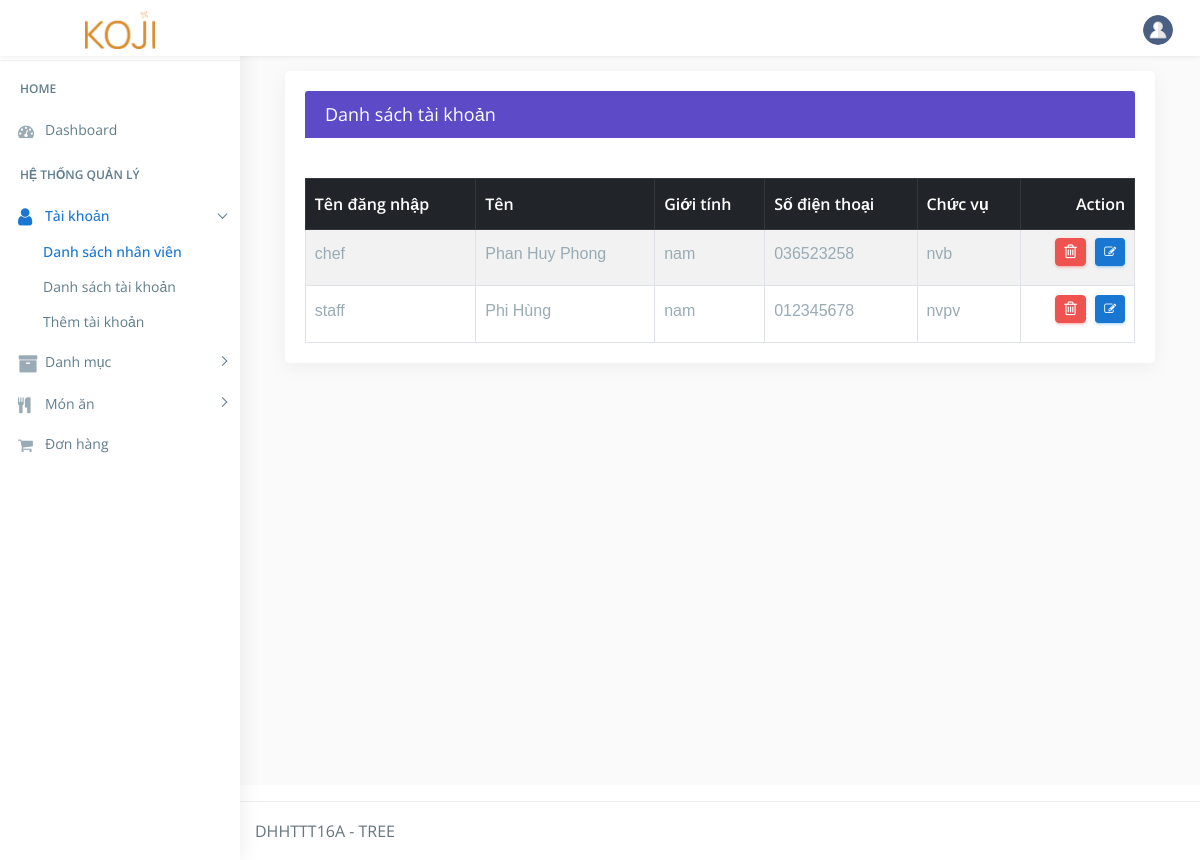
Screenshot of /admin/all_staff.php with the database file from the repository.
### tables this page shows
CREATE TABLE `staff` (
  `staff_id` int(22) NOT NULL,
  `username` varchar(50) NOT NULL,
  `password` varchar(50) NOT NULL,
  `email` varchar(200) NOT NULL,
  `role` varchar(20) NOT NULL,
  `staff_name` varchar(50) NOT NULL,
  `gender` varchar(3) NOT NULL,
  `phone` varchar(10) NOT NULL
);

### admin/all_staff.php (the view, shortened to what this page needs)
<!DOCTYPE html>
<html lang="en">
<?php
include("../connection/connect.php");
?>
<head>
    <link href="css/lib/bootstrap/bootstrap.min.css" rel="stylesheet">
    <link href="css/helper.css" rel="stylesheet">
    <link href="css/style.css" rel="stylesheet">
</head>
<body class="fix-header fix-sidebar">
    <div id="main-wrapper">
        <div class="header">
            <nav class="navbar top-navbar navbar-expand-md navbar-light">
                <div class="navbar-header">
                    <a class="navbar-brand" href="dashboard.php">
                        <span><img src="images/koji.png" alt="homepage" class="dark-logo" style="width: 70px" /></span>
                    </a>
                </div>
                <div class="navbar-collapse">
                    <ul class="navbar-nav my-lg-0">
                        <li class="nav-item dropdown">
                            <a class="nav-link dropdown-toggle text-muted  " href="#" data-toggle="dropdown" aria-haspopup="true" aria-expanded="false"><img src="images/bookingSystem/user-icn.png" alt="user" class="profile-pic" /></a>
                        </li>
                    </ul>
                </div>
            </nav>
        </div>
        <div class="left-sidebar">
            <div class="scroll-sidebar">
                <nav class="sidebar-nav">
                    <ul id="sidebarnav">
                        <li class="nav-devider"></li>
                        <li class="nav-label">Home</li>
                        <li> <a href="dashboard.php"><i class="fa fa-tachometer"></i><span>Dashboard</span></a>
                        </li>
                        <li class="nav-label">Hệ thống quản lý</li>
                        <li> <a class="has-arrow  " href="#" aria-expanded="false"><i class="fa fa-user f-s-20 color-warning"></i><span class="hide-menu">Tài khoản</span></a>
                            <ul aria-expanded="false" class="collapse">
                            <li><a href="all_staff.php">Danh sách nhân viên
                                        </a></li>
                                <li><a href="all_users.php">Danh sách tài
                                        khoản</a></li>
                                <li><a href="add_users.php">Thêm tài khoản</a>
                                </li>
                            </ul>
                        </li>
                        <li> <a class="has-arrow  " href="#" aria-expanded="false"><i class="fa fa-archive f-s-20 color-warning"></i><span class="hide-menu">Danh mục</span></a>
                        </li>
                        <li> <a class="has-arrow  " href="#" aria-expanded="false"><i class="fa fa-cutlery" aria-hidden="true"></i><span class="hide-menu">Món ăn</span></a>
                        </li>
                        <li> <a href="all_orders.php"><i class="fa fa-shopping-cart" aria-hidden="true"></i><span>Đơn
                                    hàng</span></a></li>
                    </ul>
                </nav>
            </div>
        </div>
        <div class="page-wrapper">
            <div class="container-fluid">
                <div class="row">
                    <div class="col-12">
                        <div class="col-lg-12">
                            <div class="card card-outline-primary">
                                <div class="card-header">
                                    <h4 class="m-b-0 text-white">Danh sách tài
                                        khoản</h4>
                                </div>
                                <div class="table-responsive m-t-40">
                                    <table id="myTable" class="table table-bordered table-striped table-hover">
                                        <thead class="thead-dark">
                                            <tr>
                                                <th>Tên đăng nhập</th>
                                                <th>Tên</th>
                                                <th>Giới tính</th>
                                                <th>Số điện thoại</th>
                                                <th>Chức vụ</th>
                                                <th>Action</th>
                                            </tr>
                                        </thead>
                                        <tbody>
                                            <?php
                                            $sql = "SELECT * FROM staff order by staff_id desc";
                                            $query = mysqli_query($db, $sql);
                                            if (!mysqli_num_rows($query) > 0) {
                                                echo '<td colspan="7"><center>No Users</center></td>';
                                            } else {
                                                while ($rows = mysqli_fetch_array($query)) {
                                                    echo ' <tr><td>' . $rows['username'] . '</td>
																								<td>' . $rows['staff_name'] . '</td>
																								<td>' . $rows['gender'] . '</td>
																								<td>' . $rows['phone'] . '</td>
                                                                                                <td>' .$rows['role'].'</td>
																									 <td><a href="delete_users.php?user_del=' . $rows['u_id'] . '" class="btn btn-danger btn-flat btn-addon btn-xs m-b-10"><i class="fa fa-trash-o" style="font-size:16px"></i></a>
																									 <a href="update_users.php?user_upd=' . $rows['u_id'] . '" " class="btn btn-info btn-flat btn-addon btn-sm m-b-10 m-l-5"><i class="fa fa-edit"></i></a>
																									</td></tr>';
                                                }
                                            }
                                            ?>
                                        </tbody>
                                    </table>
                                </div>
                            </div>
                        </div>
                    </div>
                </div>
            </div>
        </div>
    </div>
    <footer class="footer"> DHHTTT16A - TREE </footer>
</body>
</html>

### admin/css/helper.css (style rules this page uses)
.f-s-20 { font-size: 20px!important; }
.m-t-40 { margin-top: 40px!important; }
.m-b-0 { margin-bottom: 0px!important; }
.m-b-10 { margin-bottom: 10px!important; }
.m-l-5 { margin-left: 5px!important; }

### rows the page displays
staff: username "chef", staff_name "Phan Huy Phong", gender "nam", phone "036523258", role "nvb"
staff: username "staff", staff_name "Phi Hùng", gender "nam", phone "012345678", role "nvpv"
